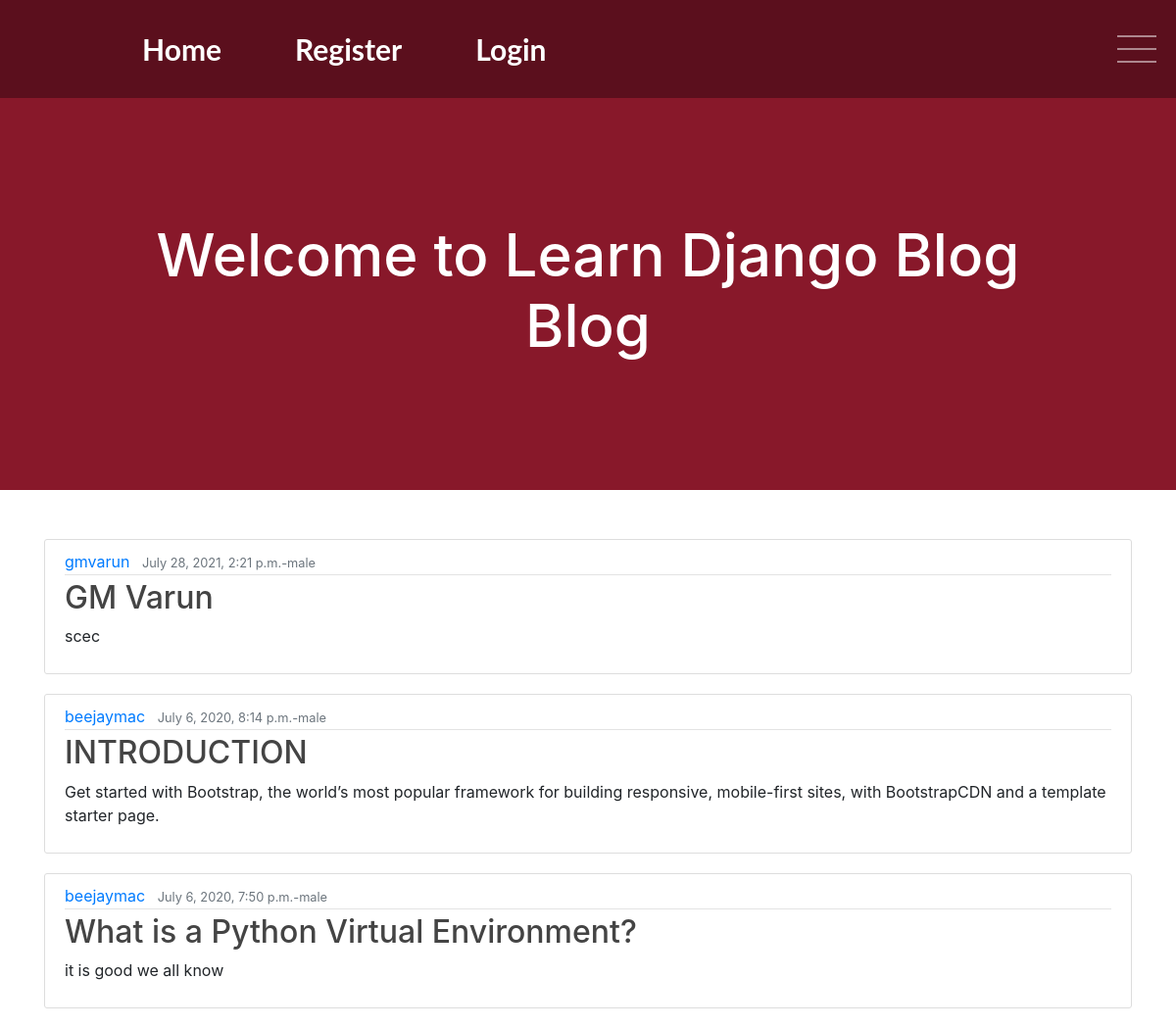
The page / on the database its author committed.
### blog/models.py (models this page shows, shortened)
class Post(models.Model):
    title = models.CharField(max_length=300)
    content = models.TextField()
    author = models.ForeignKey(User, on_delete=models.CASCADE)
    created = models.DateTimeField(default=timezone.now)
    gender = models.CharField(max_length=30, choices=(
        ('male', 'Male'),
        ('female', 'Famle'),
    ))

### blog/views.py (the view)
# urls.py: path('', PostListView.as_view(), name='home'),
class PostListView(ListView):
    model = Post
    context_object_name= 'posts'
    template_name = 'blog/home.html'
    ordering = ['-created']

### blog/templates/blog/home.html (shortened to what this page needs)
{% extends 'blog/base.html' %}
{% block content %}
  {% for post in posts  %}
  <article class="media content-section">
    <div class="media-body">
      <div class="article-metadata">
        <a class="mr-2" href="#">{{ post.author }}</a>
        <small class="text-muted">{{ post.created }}-{{post.gender}}</small>
      </div>
      <h2><a class="article-title" href="{%url 'post-detail' post.id%}">{{ post.title }}</a></h2>
      <p class="article-content">{{ post.content }}</p>
    </div>
  </article>
  {% endfor %}
{% endblock content %}

### blog/templates/blog/base.html (shortened to what this page needs)
<!doctype html>
{% load static %}
<html lang="en">
  <head>
     <link rel="stylesheet" href="{%static 'blog/main.css'%}">
    <link rel="stylesheet" href="https://stackpath.bootstrapcdn.com/bootstrap/4.5.0/css/bootstrap.min.css">
  </head>
  <body>
    <div class="header">
        <ul class="menu">
            <li><a href="{%url 'home'%}">Home</a></li>
            {%if user.is_authenticated%}
            <li><span></span><a href="{%url 'logout'%}">Logout</a></li>
            <li><span></span><a href="{%url 'profile'%}">Profile</a></li>
            <li><span></span><a href="{%url 'post-create'%}">Create Post</a></li>
            {%else%}
            <li><a href="{%url 'register'%}">Register</a></li>
            <li><a href="{%url 'login'%}">Login</a></li>
            {%endif%}
        </ul>
        <div class="hamburger close">
            <span></span>
            <span></span>
            <span></span>
        </div>
    </div>
    <div class="home">
        <h2>Welcome to Learn Django Blog <br> Blog</h2>
    </div>
    <div class="container">
        {% block content %}
        {% endblock content %}
    </div>
  </body>
</html>

### blog/static/blog/main.css (style rules this page uses)
.header { width: 100%; height: 100px; background: #5b0f1d; display: -webkit-box; display: -ms-flexbox; display: flex; -webkit-box-align: center; -ms-flex-align: center; align-items: center; position: relative; }
.header .hamburger { width: 40px; height: 40px; position: absolute; top: 50%; -webkit-transform: translateY(-50%); transform: translateY(-50%); right: 20px; -webkit-box-align: center; -ms-flex-align: center; align-items: center; display: -ms-grid; display: grid; z-index: 100; }
.header .hamburger span { width: 100%; height: 2px; background: #ffffff; -webkit-transition: all 0.4s ease-in-out; transition: all 0.4s ease-in-out; }
.header .menu { width: 90%; margin: 0 auto; list-style: none; display: -webkit-box; display: -ms-flexbox; display: flex; }
.header .menu li { display: -webkit-box; display: -ms-flexbox; display: flex; -webkit-box-align: center; -ms-flex-align: center; align-items: center; margin: 0 30px; }
.header .menu li a { text-decoration: none; color: #ffffff; font-family: Lato; font-size: 30px; font-weight: 700; }
.home { width: 100%; height: 50vh; background: #88182a; display: -webkit-box; display: -ms-flexbox; display: flex; -webkit-box-align: center; -ms-flex-align: center; align-items: center; -webkit-box-pack: center; -ms-flex-pack: center; justify-content: center; margin-bottom: 50px; }
.home h2 { text-align: center; font-size: 60px; color: #ffffff; }
.content-section { background: #ffffff; padding: 10px 20px; border: 1px solid #dddddd; border-radius: 3px; margin-bottom: 20px; }
.article-title { color: #444444; }
.article-content { white-space: pre-line; }
.article-metadata { padding-bottom: 1px; margin-bottom: 4px; border-bottom: 1px solid #e3e3e3 }

### rows shown on the page
Post: author "gmvarun", created "July 28, 2021, 2:21 p.m.", gender "male", title "GM Varun", content "scec"
Post: author "beejaymac", created "July 6, 2020, 8:14 p.m.", gender "male", title "INTRODUCTION", content "Get started with Bootstrap, the world’s most popular framework for building responsive, mobile-first sites, with BootstrapCDN and a template starter page."
Post: author "beejaymac", created "July 6, 2020, 7:50 p.m.", gender "male", title "What is a Python Virtual Environment?", content "it is good we all know"
